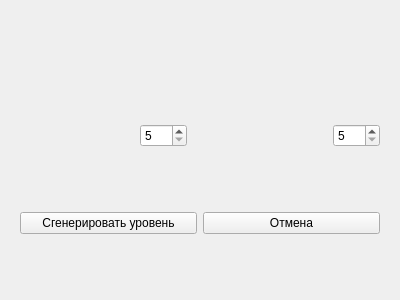
<?xml version="1.0" encoding="UTF-8"?>
<ui version="4.0">
 <class>GenerateForm</class>
 <widget class="QWidget" name="GenerateForm">
  <property name="geometry">
   <rect>
    <x>0</x>
    <y>0</y>
    <width>400</width>
    <height>300</height>
   </rect>
  </property>
  <property name="sizePolicy">
   <sizepolicy hsizetype="Minimum" vsizetype="Minimum">
    <horstretch>1</horstretch>
    <verstretch>1</verstretch>
   </sizepolicy>
  </property>
  <property name="windowTitle">
   <string>Form</string>
  </property>
  <layout class="QGridLayout" name="gridLayout">
   <item row="0" column="0">
    <widget class="QWidget" name="centralWidget" native="true">
     <property name="sizePolicy">
      <sizepolicy hsizetype="Expanding" vsizetype="Expanding">
       <horstretch>0</horstretch>
       <verstretch>0</verstretch>
      </sizepolicy>
     </property>
     <layout class="QGridLayout" name="gridLayout_2">
      <item row="3" column="0">
       <spacer name="verticalSpacer_4">
        <property name="orientation">
         <enum>Qt::Vertical</enum>
        </property>
        <property name="sizeHint" stdset="0">
         <size>
          <width>20</width>
          <height>40</height>
         </size>
        </property>
       </spacer>
      </item>
      <item row="5" column="0">
       <spacer name="verticalSpacer_2">
        <property name="orientation">
         <enum>Qt::Vertical</enum>
        </property>
        <property name="sizeHint" stdset="0">
         <size>
          <width>20</width>
          <height>40</height>
         </size>
        </property>
       </spacer>
      </item>
      <item row="1" column="0">
       <spacer name="verticalSpacer">
        <property name="orientation">
         <enum>Qt::Vertical</enum>
        </property>
        <property name="sizeHint" stdset="0">
         <size>
          <width>20</width>
          <height>40</height>
         </size>
        </property>
       </spacer>
      </item>
      <item row="4" column="0">
       <layout class="QHBoxLayout" name="horizontalLayout_2">
        <item>
         <widget class="QPushButton" name="generateLevel">
          <property name="text">
           <string>Сгенерировать уровень</string>
          </property>
         </widget>
        </item>
        <item>
         <widget class="QPushButton" name="cancel">
          <property name="sizePolicy">
           <sizepolicy hsizetype="Preferred" vsizetype="Fixed">
            <horstretch>0</horstretch>
            <verstretch>0</verstretch>
           </sizepolicy>
          </property>
          <property name="text">
           <string>Отмена</string>
          </property>
         </widget>
        </item>
       </layout>
      </item>
      <item row="2" column="0">
       <layout class="QHBoxLayout" name="horizontalLayout">
        <item>
         <spacer name="horizontalSpacer_2">
          <property name="orientation">
           <enum>Qt::Horizontal</enum>
          </property>
          <property name="sizeHint" stdset="0">
           <size>
            <width>40</width>
            <height>20</height>
           </size>
          </property>
         </spacer>
        </item>
        <item>
         <widget class="QSpinBox" name="higth">
          <property name="minimum">
           <number>5</number>
          </property>
          <property name="maximum">
           <number>999</number>
          </property>
          <property name="singleStep">
           <number>2</number>
          </property>
         </widget>
        </item>
        <item>
         <spacer name="verticalSpacer_3">
          <property name="orientation">
           <enum>Qt::Vertical</enum>
          </property>
          <property name="sizeHint" stdset="0">
           <size>
            <width>20</width>
            <height>40</height>
           </size>
          </property>
         </spacer>
        </item>
        <item>
         <spacer name="horizontalSpacer">
          <property name="orientation">
           <enum>Qt::Horizontal</enum>
          </property>
          <property name="sizeHint" stdset="0">
           <size>
            <width>40</width>
            <height>20</height>
           </size>
          </property>
         </spacer>
        </item>
        <item>
         <widget class="QSpinBox" name="width">
          <property name="minimum">
           <number>5</number>
          </property>
          <property name="maximum">
           <number>999</number>
          </property>
          <property name="singleStep">
           <number>2</number>
          </property>
         </widget>
        </item>
       </layout>
      </item>
      <item row="0" column="0">
       <spacer name="verticalSpacer_5">
        <property name="orientation">
         <enum>Qt::Vertical</enum>
        </property>
        <property name="sizeHint" stdset="0">
         <size>
          <width>20</width>
          <height>40</height>
         </size>
        </property>
       </spacer>
      </item>
     </layout>
    </widget>
   </item>
  </layout>
 </widget>
 <resources/>
 <connections/>
</ui>
